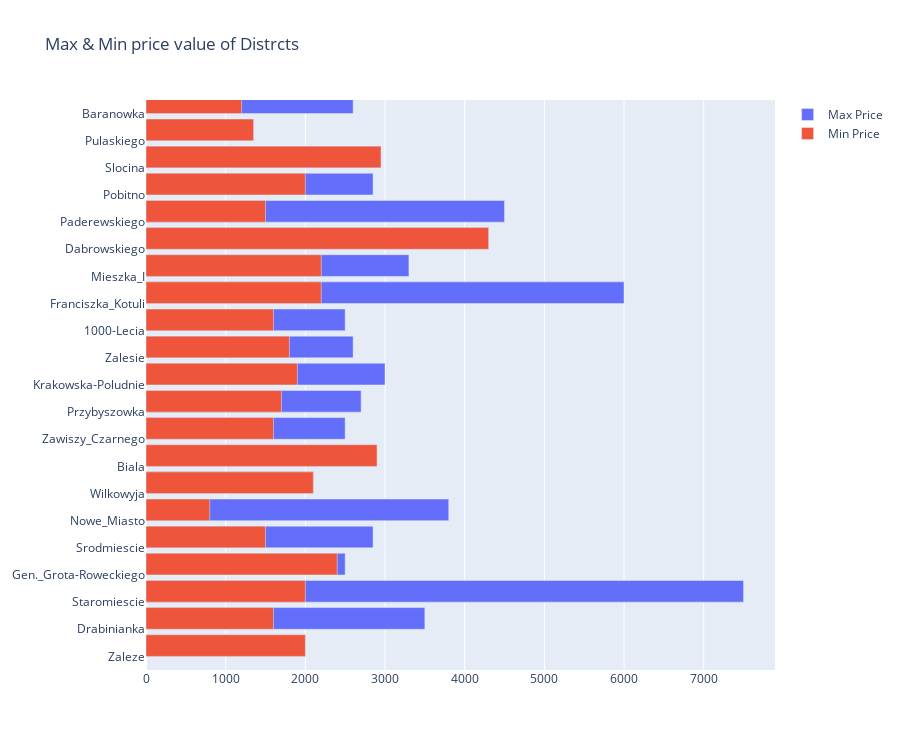

Write notebook code for a chart like this one.
### Code cell
# Create bar traces for max and min
max_bar = go.Bar(x=result["price_max"], y=result["name"], orientation='h', name="Max Price", offset=0)
min_bar = go.Bar(x=result["price_min"], y=result["name"], orientation='h', name="Min Price", offset=0)

# Create subplots
fig_minmax = make_subplots(rows=1, cols=1)

# Add traces to subplot
fig_minmax.add_trace(max_bar)
fig_minmax.add_trace(min_bar)

# Update layout
fig_minmax.update_layout(height=750, showlegend=True, title_text="Max & Min price value of Distrcts")

# Display the figure
fig_minmax.show()

### Figure 1 — Plotly figure (JSON) as saved in the notebook; plotly's stock layout.template omitted (floating-point values rounded to 4 significant figures)
{"data": [{"name": "Max Price", "offset": 0, "orientation": "h", "type": "bar", "x": [2000, 3500, 7500, 2500, 2850, 3800, 2100, 2900, 2500, 2700, 3000, 2600, 2500, 6000, 3300, 4300, 4500, 2850, 2950, 1350, 2600], "y": ["Zaleze", "Drabinianka", "Staromiescie", "Gen._Grota-Roweckiego", "Srodmiescie", "Nowe_Miasto", "Wilkowyja", "Biala", "Zawiszy_Czarnego", "Przybyszowka", "Krakowska-Poludnie", "Zalesie", "1000-Lecia", "Franciszka_Kotuli", "Mieszka_I", "Dabrowskiego", "Paderewskiego", "Pobitno", "Slocina", "Pulaskiego", "Baranowka", "Zaleze", "Drabinianka", "Staromiescie", "Gen._Grota-Roweckiego", "Srodmiescie", "Nowe_Miasto", "Wilkowyja", "Biala", "Zawiszy_Czarnego", "Przybyszowka", "Krakowska-Poludnie", "Zalesie", "1000-Lecia", "Franciszka_Kotuli", "Mieszka_I", "Dabrowskiego", "Paderewskiego", "Pobitno", "Slocina", "Pulaskiego", "Baranowka"]}, {"name": "Min Price", "offset": 0, "orientation": "h", "type": "bar", "x": [2000, 1600, 2000, 2400, 1500, 800, 2100, 2900, 1600, 1700, 1900, 1800, 1600, 2200, 2200, 4300, 1500, 2000, 2950, 1350, 1200], "y": ["Zaleze", "Drabinianka", "Staromiescie", "Gen._Grota-Roweckiego", "Srodmiescie", "Nowe_Miasto", "Wilkowyja", "Biala", "Zawiszy_Czarnego", "Przybyszowka", "Krakowska-Poludnie", "Zalesie", "1000-Lecia", "Franciszka_Kotuli", "Mieszka_I", "Dabrowskiego", "Paderewskiego", "Pobitno", "Slocina", "Pulaskiego", "Baranowka", "Zaleze", "Drabinianka", "Staromiescie", "Gen._Grota-Roweckiego", "Srodmiescie", "Nowe_Miasto", "Wilkowyja", "Biala", "Zawiszy_Czarnego", "Przybyszowka", "Krakowska-Poludnie", "Zalesie", "1000-Lecia", "Franciszka_Kotuli", "Mieszka_I", "Dabrowskiego", "Paderewskiego", "Pobitno", "Slocina", "Pulaskiego", "Baranowka"]}], "layout": {"height": 750, "showlegend": true, "title": {"text": "Max & Min price value of Distrcts"}, "xaxis": {"anchor": "y", "domain": [0, 1]}, "yaxis": {"anchor": "x", "domain": [0, 1]}}}
